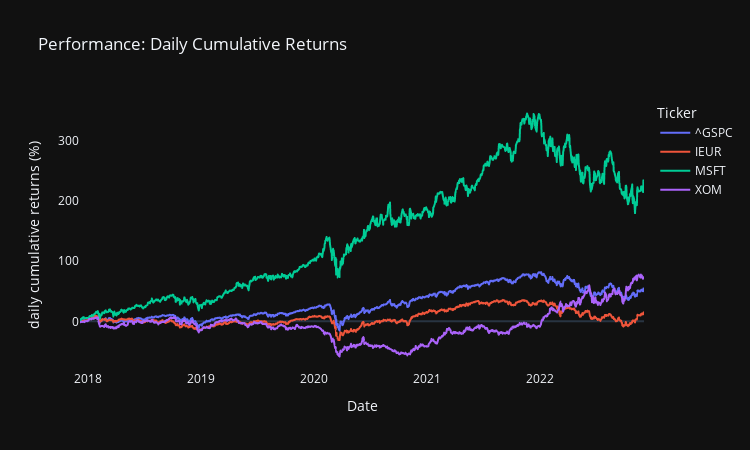

Here is the notebook cell this chart was saved with:
### Code cell
# charts cumulative return of all tickers in a single chart. Full instructions here: https://www.allthesnippets.com/notes/finance/calculating_cumulative_returns_of_stocks_with_python_and_pandas.html

# Calculates daily & cumulative returns
df_daily_returns = df_px_close.pct_change() # computes daily returns for each security
df_daily_returns = df_daily_returns[1:] # deletes first row with NaN values
df_cum_daily_returns = (1 + df_daily_returns).cumprod() - 1 # calculates cumulative daily returns
df_cum_daily_returns = df_cum_daily_returns.reset_index() # to add row_index to the DataFrame

# Transforms cumulative returns data for charting
df_px_cum_return = df_cum_daily_returns.melt(id_vars=['Date'], value_vars=tickers, var_name='Ticker', value_name='Cumulative Return')
df_px_cum_return['Cumulative Return Percent'] = df_px_cum_return['Cumulative Return'] * 100

# Charts cumulative returns
fig_px_cum_return = px.line(df_px_cum_return, x='Date',
              y='Cumulative Return Percent', color='Ticker',
              title='Performance: Daily Cumulative Returns',
              labels={'Cumulative Return Percent':'daily cumulative returns (%)', },
              height=450, 
              width=750,
              template='plotly_dark'
) # builds the chart
fig_px_cum_return.update_layout(xaxis=dict(showgrid=False),
              yaxis=dict(showgrid=False)
) # removes gridlines from the chart
fig_px_cum_return.show() # displays the chart

### Figure 1 — Plotly figure (JSON) as saved in the notebook; plotly's stock layout.template omitted (floating-point values rounded to 4 significant figures; data arrays with more than 128 entries replaced by an {"elided": "..."} marker saying what was removed)
{"data": [{"hovertemplate": "Ticker=^GSPC<br>Date=%{x}<br>daily cumulative returns (%)=%{y}<extra></extra>", "legendgroup": "^GSPC", "line": {"color": "#636efa", "dash": "solid"}, "marker": {"symbol": "circle"}, "mode": "lines", "name": "^GSPC", "showlegend": true, "type": "scattergl", "x": {"elided": "1258 str values"}, "xaxis": "x", "y": {"elided": "1258 float values"}, "yaxis": "y"}, {"hovertemplate": "Ticker=IEUR<br>Date=%{x}<br>daily cumulative returns (%)=%{y}<extra></extra>", "legendgroup": "IEUR", "line": {"color": "#EF553B", "dash": "solid"}, "marker": {"symbol": "circle"}, "mode": "lines", "name": "IEUR", "showlegend": true, "type": "scattergl", "x": {"elided": "1258 str values"}, "xaxis": "x", "y": {"elided": "1258 float values"}, "yaxis": "y"}, {"hovertemplate": "Ticker=MSFT<br>Date=%{x}<br>daily cumulative returns (%)=%{y}<extra></extra>", "legendgroup": "MSFT", "line": {"color": "#00cc96", "dash": "solid"}, "marker": {"symbol": "circle"}, "mode": "lines", "name": "MSFT", "showlegend": true, "type": "scattergl", "x": {"elided": "1258 str values"}, "xaxis": "x", "y": {"elided": "1258 float values"}, "yaxis": "y"}, {"hovertemplate": "Ticker=XOM<br>Date=%{x}<br>daily cumulative returns (%)=%{y}<extra></extra>", "legendgroup": "XOM", "line": {"color": "#ab63fa", "dash": "solid"}, "marker": {"symbol": "circle"}, "mode": "lines", "name": "XOM", "showlegend": true, "type": "scattergl", "x": {"elided": "1258 str values"}, "xaxis": "x", "y": {"elided": "1258 float values"}, "yaxis": "y"}], "layout": {"height": 450, "legend": {"title": {"text": "Ticker"}, "tracegroupgap": 0}, "title": {"text": "Performance: Daily Cumulative Returns"}, "width": 750, "xaxis": {"anchor": "y", "domain": [0, 1], "showgrid": false, "title": {"text": "Date"}}, "yaxis": {"anchor": "x", "domain": [0, 1], "showgrid": false, "title": {"text": "daily cumulative returns (%)"}}}}
